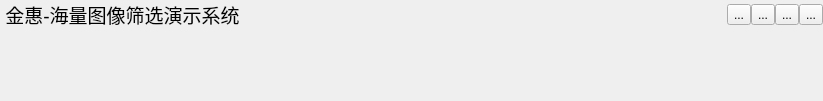
       <widget class="QWidget" name="widget" native="true">
        <property name="minimumSize">
         <size>
          <width>0</width>
          <height>101</height>
         </size>
        </property>
        <property name="maximumSize">
         <size>
          <width>16777215</width>
          <height>101</height>
         </size>
        </property>
        <property name="styleSheet">
         <string notr="true"/>
        </property>
        <layout class="QGridLayout" name="gridLayout_42">
         <property name="margin">
          <number>0</number>
         </property>
         <property name="spacing">
          <number>0</number>
         </property>
         <item row="0" column="0">
          <layout class="QGridLayout" name="gridLayout">
           <property name="spacing">
            <number>0</number>
           </property>
           <item row="0" column="0">
            <layout class="QHBoxLayout" name="horizontalLayout">
             <property name="spacing">
              <number>0</number>
             </property>
             <item>
              <widget class="QLabel" name="label_24">
               <property name="font">
                <font>
                 <pointsize>14</pointsize>
                </font>
               </property>
               <property name="text">
                <string> 金惠-海量图像筛选演示系统</string>
               </property>
               <property name="textFormat">
                <enum>Qt::PlainText</enum>
               </property>
              </widget>
             </item>
             <item>
              <spacer name="horizontalSpacer_25">
               <property name="orientation">
                <enum>Qt::Horizontal</enum>
               </property>
               <property name="sizeHint" stdset="0">
                <size>
                 <width>13</width>
                 <height>18</height>
                </size>
               </property>
              </spacer>
             </item>
             <item>
              <widget class="QToolButton" name="picButton">
               <property name="text">
                <string>...</string>
               </property>
              </widget>
             </item>
             <item>
              <widget class="QToolButton" name="minButton">
               <property name="text">
                <string>...</string>
               </property>
              </widget>
             </item>
             <item>
              <widget class="QToolButton" name="maxButton">
               <property name="text">
                <string>...</string>
               </property>
              </widget>
             </item>
             <item>
              <widget class="QToolButton" name="closeButton">
               <property name="text">
                <string>...</string>
               </property>
              </widget>
             </item>
            </layout>
           </item>
           <item row="1" column="0">
            <layout class="QHBoxLayout" name="horizontalLayout_2">
             <property name="spacing">
              <number>0</number>
             </property>
             <item>
              <widget class="QLabel" name="topLabel">
               <property name="minimumSize">
                <size>
                 <width>391</width>
                 <height>71</height>
                </size>
               </property>
               <property name="maximumSize">
                <size>
                 <width>391</width>
                 <height>71</height>
                </size>
               </property>
               <property name="styleSheet">
                <string notr="true">background-image: url(:/MainGUI/pic/title_left.png);</string>
               </property>
               <property name="text">
                <string/>
               </property>
               <property name="alignment">
                <set>Qt::AlignHCenter|Qt::AlignTop</set>
               </property>
              </widget>
             </item>
             <item>
              <widget class="QLabel" name="label">
               <property name="minimumSize">
                <size>
                 <width>432</width>
                 <height>71</height>
                </size>
               </property>
               <property name="maximumSize">
                <size>
                 <width>16777215</width>
                 <height>71</height>
                </size>
               </property>
               <property name="styleSheet">
                <string notr="true">
border-image: url(:/MainGUI/pic/title_right.png);</string>
               </property>
               <property name="lineWidth">
                <number>1</number>
               </property>
               <property name="text">
                <string/>
               </property>
              </widget>
             </item>
            </layout>
           </item>
          </layout>
         </item>
        </layout>
       </widget>
